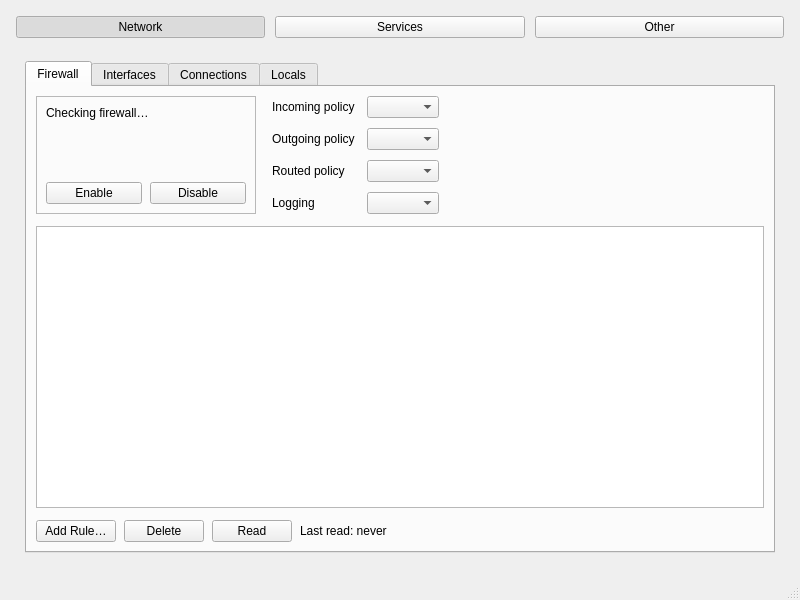
<?xml version="1.0" encoding="UTF-8"?>
<ui version="4.0">
 <class>MainWindow</class>
 <widget class="QMainWindow" name="MainWindow">
  <property name="geometry">
   <rect>
    <x>0</x>
    <y>0</y>
    <width>800</width>
    <height>600</height>
   </rect>
  </property>
  <property name="windowTitle">
   <string>QControl</string>
  </property>
  <widget class="QWidget" name="centralwidget">
   <layout class="QVBoxLayout" name="verticalLayout">
    <property name="spacing">
     <number>14</number>
    </property>
    <property name="leftMargin">
     <number>16</number>
    </property>
    <property name="topMargin">
     <number>16</number>
    </property>
    <property name="rightMargin">
     <number>16</number>
    </property>
    <property name="bottomMargin">
     <number>16</number>
    </property>
    <item>
     <layout class="QHBoxLayout" name="buttonBarLayout">
      <property name="spacing">
       <number>10</number>
      </property>
      <item>
       <widget class="QPushButton" name="btnNetwork">
        <property name="text">
         <string>Network</string>
        </property>
        <property name="checkable">
         <bool>true</bool>
        </property>
        <property name="checked">
         <bool>true</bool>
        </property>
        <property name="autoExclusive">
         <bool>true</bool>
        </property>
       </widget>
      </item>
      <item>
       <widget class="QPushButton" name="btnServices">
        <property name="text">
         <string>Services</string>
        </property>
        <property name="checkable">
         <bool>true</bool>
        </property>
        <property name="autoExclusive">
         <bool>true</bool>
        </property>
       </widget>
      </item>
      <item>
       <widget class="QPushButton" name="btnOther">
        <property name="text">
         <string>Other</string>
        </property>
        <property name="checkable">
         <bool>true</bool>
        </property>
        <property name="autoExclusive">
         <bool>true</bool>
        </property>
       </widget>
      </item>
     </layout>
    </item>
    <item>
      <widget class="QStackedWidget" name="stackedWidget">
       <property name="currentIndex">
        <number>0</number>
      </property>
       <widget class="QWidget" name="pageNetwork">
        <layout class="QVBoxLayout" name="verticalLayoutNetwork">
         <item>
          <widget class="QTabWidget" name="networkTabs">
           <property name="currentIndex">
            <number>0</number>
           </property>
           <widget class="QWidget" name="tabFirewall">
            <attribute name="title">
             <string>Firewall</string>
            </attribute>
            <layout class="QVBoxLayout" name="verticalLayoutFirewall">
             <property name="spacing">
              <number>12</number>
             </property>
             <item>
              <layout class="QHBoxLayout" name="firewallTopLayout">
               <property name="spacing">
                <number>16</number>
               </property>
               <item>
                <widget class="QFrame" name="firewallStatusFrame">
                 <property name="minimumSize">
                  <size>
                   <width>220</width>
                   <height>110</height>
                  </size>
                 </property>
                 <property name="maximumSize">
                  <size>
                   <width>260</width>
                   <height>16777215</height>
                  </size>
                 </property>
                 <property name="frameShape">
                  <enum>QFrame::Shape::StyledPanel</enum>
                 </property>
                 <property name="frameShadow">
                  <enum>QFrame::Shadow::Plain</enum>
                 </property>
                 <layout class="QVBoxLayout" name="firewallStatusLayout">
                  <item>
                   <widget class="QLabel" name="firewallStatusLabel">
                    <property name="text">
                     <string>Checking firewall…</string>
                    </property>
                    <property name="alignment">
                     <set>Qt::AlignmentFlag::AlignTop</set>
                    </property>
                    <property name="wordWrap">
                     <bool>true</bool>
                    </property>
                   </widget>
                  </item>
                  <item>
                   <layout class="QHBoxLayout" name="firewallEnableLayout">
                    <property name="spacing">
                     <number>8</number>
                    </property>
                    <item>
                     <widget class="QPushButton" name="btnFirewallEnable">
                      <property name="toolTip">
                       <string>Enable ufw at boot and start filtering now.</string>
                      </property>
                      <property name="text">
                       <string>Enable</string>
                      </property>
                     </widget>
                    </item>
                    <item>
                     <widget class="QPushButton" name="btnFirewallDisable">
                      <property name="toolTip">
                       <string>Stop ufw filtering. All traffic becomes unfiltered.</string>
                      </property>
                      <property name="text">
                       <string>Disable</string>
                      </property>
                     </widget>
                    </item>
                   </layout>
                  </item>
                 </layout>
                </widget>
               </item>
               <item>
                <layout class="QGridLayout" name="firewallSettingsLayout">
                 <property name="horizontalSpacing">
                  <number>12</number>
                 </property>
                 <property name="verticalSpacing">
                  <number>10</number>
                 </property>
                 <item row="0" column="0">
                  <widget class="QLabel" name="labelPolicyIncoming">
                   <property name="text">
                    <string>Incoming policy</string>
                   </property>
                  </widget>
                 </item>
                 <item row="0" column="1">
                  <widget class="QComboBox" name="comboPolicyIncoming"/>
                 </item>
                 <item row="1" column="0">
                  <widget class="QLabel" name="labelPolicyOutgoing">
                   <property name="text">
                    <string>Outgoing policy</string>
                   </property>
                  </widget>
                 </item>
                 <item row="1" column="1">
                  <widget class="QComboBox" name="comboPolicyOutgoing"/>
                 </item>
                 <item row="2" column="0">
                  <widget class="QLabel" name="labelPolicyRouted">
                   <property name="text">
                    <string>Routed policy</string>
                   </property>
                  </widget>
                 </item>
                 <item row="2" column="1">
                  <widget class="QComboBox" name="comboPolicyRouted"/>
                 </item>
                 <item row="3" column="0">
                  <widget class="QLabel" name="labelLogging">
                   <property name="text">
                    <string>Logging</string>
                   </property>
                  </widget>
                 </item>
                 <item row="3" column="1">
                  <widget class="QComboBox" name="comboLogging"/>
                 </item>
                </layout>
               </item>
               <item>
                <spacer name="firewallTopSpacer">
                 <property name="orientation">
                  <enum>Qt::Orientation::Horizontal</enum>
                 </property>
                 <property name="sizeHint" stdset="0">
                  <size>
                   <width>40</width>
                   <height>20</height>
                  </size>
                 </property>
                </spacer>
               </item>
              </layout>
             </item>
             <item>
              <widget class="QTableView" name="rulesTable">
               <property name="editTriggers">
                <set>QAbstractItemView::EditTrigger::NoEditTriggers</set>
               </property>
               <property name="alternatingRowColors">
                <bool>true</bool>
               </property>
               <property name="selectionMode">
                <enum>QAbstractItemView::SelectionMode::SingleSelection</enum>
               </property>
               <property name="selectionBehavior">
                <enum>QAbstractItemView::SelectionBehavior::SelectRows</enum>
               </property>
               <property name="showGrid">
                <bool>false</bool>
               </property>
               <property name="sortingEnabled">
                <bool>false</bool>
               </property>
              </widget>
             </item>
             <item>
              <layout class="QHBoxLayout" name="firewallRuleButtonsLayout">
               <property name="spacing">
                <number>8</number>
               </property>
               <item>
                <widget class="QPushButton" name="btnAddRule">
                 <property name="text">
                  <string>Add Rule…</string>
                 </property>
                </widget>
               </item>
               <item>
                <widget class="QPushButton" name="btnDeleteRule">
                 <property name="text">
                  <string>Delete</string>
                 </property>
                </widget>
               </item>
               <item>
                <widget class="QPushButton" name="btnReadFirewall">
                 <property name="toolTip">
                  <string>Read ufw rules with admin rights and save them to the local cache.</string>
                 </property>
                 <property name="text">
                  <string>Read</string>
                 </property>
                </widget>
               </item>
               <item>
                <widget class="QLabel" name="firewallLastReadLabel">
                 <property name="text">
                  <string>Last read: never</string>
                 </property>
                </widget>
               </item>
               <item>
                <spacer name="firewallRuleButtonsSpacer">
                 <property name="orientation">
                  <enum>Qt::Orientation::Horizontal</enum>
                 </property>
                 <property name="sizeHint" stdset="0">
                  <size>
                   <width>40</width>
                   <height>20</height>
                  </size>
                 </property>
                </spacer>
               </item>
              </layout>
             </item>
            </layout>
           </widget>
           <widget class="QWidget" name="tabInterfaces">
            <attribute name="title">
             <string>Interfaces</string>
            </attribute>
            <layout class="QVBoxLayout" name="verticalLayoutInterfaces">
             <property name="spacing">
              <number>12</number>
             </property>
             <item>
              <widget class="QTableView" name="interfacesTable">
               <property name="editTriggers">
                <set>QAbstractItemView::EditTrigger::NoEditTriggers</set>
               </property>
               <property name="alternatingRowColors">
                <bool>true</bool>
               </property>
               <property name="selectionMode">
                <enum>QAbstractItemView::SelectionMode::NoSelection</enum>
               </property>
               <property name="showGrid">
                <bool>false</bool>
               </property>
               <property name="sortingEnabled">
                <bool>true</bool>
               </property>
              </widget>
             </item>
            </layout>
           </widget>
           <widget class="QWidget" name="tabConnections">
            <attribute name="title">
             <string>Connections</string>
            </attribute>
            <layout class="QVBoxLayout" name="verticalLayoutConnections">
             <property name="spacing">
              <number>12</number>
             </property>
             <item>
              <widget class="QTableView" name="connectionsTable">
               <property name="editTriggers">
                <set>QAbstractItemView::EditTrigger::NoEditTriggers</set>
               </property>
               <property name="alternatingRowColors">
                <bool>true</bool>
               </property>
               <property name="selectionMode">
                <enum>QAbstractItemView::SelectionMode::SingleSelection</enum>
               </property>
               <property name="selectionBehavior">
                <enum>QAbstractItemView::SelectionBehavior::SelectRows</enum>
               </property>
               <property name="showGrid">
                <bool>false</bool>
               </property>
               <property name="sortingEnabled">
                <bool>false</bool>
               </property>
              </widget>
             </item>
             <item>
              <layout class="QHBoxLayout" name="connectionButtonsLayout">
               <property name="spacing">
                <number>8</number>
               </property>
               <item>
                <widget class="QPushButton" name="btnActivateConnection">
                 <property name="toolTip">
                  <string>Bring the selected connection up. Asks for the admin password only if NetworkManager requires it.</string>
                 </property>
                 <property name="text">
                  <string>Activate</string>
                 </property>
                </widget>
               </item>
               <item>
                <widget class="QPushButton" name="btnDeactivateConnection">
                 <property name="toolTip">
                  <string>Bring the selected connection down.</string>
                 </property>
                 <property name="text">
                  <string>Deactivate</string>
                 </property>
                </widget>
               </item>
               <item>
                <widget class="QPushButton" name="btnRefreshConnections">
                 <property name="text">
                  <string>Refresh</string>
                 </property>
                </widget>
               </item>
               <item>
                <spacer name="connectionButtonsSpacer">
                 <property name="orientation">
                  <enum>Qt::Orientation::Horizontal</enum>
                 </property>
                 <property name="sizeHint" stdset="0">
                  <size>
                   <width>40</width>
                   <height>20</height>
                  </size>
                 </property>
                </spacer>
               </item>
              </layout>
             </item>
            </layout>
            </widget>
            <widget class="QWidget" name="tabLocals">
             <attribute name="title">
              <string>Locals</string>
             </attribute>
             <layout class="QVBoxLayout" name="verticalLayoutLocals">
              <property name="spacing">
               <number>12</number>
              </property>
              <item>
               <widget class="QTableView" name="localsTable">
                <property name="editTriggers">
                 <set>QAbstractItemView::EditTrigger::NoEditTriggers</set>
                </property>
                <property name="alternatingRowColors">
                 <bool>true</bool>
                </property>
                <property name="selectionMode">
                 <enum>QAbstractItemView::SelectionMode::NoSelection</enum>
                </property>
                <property name="showGrid">
                 <bool>false</bool>
                </property>
                <property name="sortingEnabled">
                 <bool>false</bool>
                </property>
               </widget>
              </item>
              <item>
               <widget class="QLabel" name="localsWarningLabel">
                <property name="visible">
                 <bool>false</bool>
                </property>
                <property name="wordWrap">
                 <bool>true</bool>
                </property>
               </widget>
              </item>
              <item>
               <layout class="QHBoxLayout" name="localsButtonsLayout">
                <property name="spacing">
                 <number>8</number>
                </property>
                <item>
                 <widget class="QLabel" name="labelLocalsScope">
                  <property name="text">
                   <string>Scope</string>
                  </property>
                 </widget>
                </item>
                <item>
                 <widget class="QComboBox" name="comboLocalsScope">
                  <property name="toolTip">
                   <string>Routed subnet scans the whole subnet from the kernel route (can be large). Local /24 scans only the /24 that contains this computer's address.</string>
                  </property>
                 </widget>
                </item>
                <item>
                 <widget class="QPushButton" name="btnScanLocals">
                  <property name="toolTip">
                   <string>Scan the local network with arp-scan and nmap. Asks for the admin password.</string>
                  </property>
                  <property name="text">
                   <string>Scan</string>
                  </property>
                 </widget>
                </item>
                <item>
                 <widget class="QLabel" name="localsLastScanLabel">
                  <property name="text">
                   <string>Last scan: never</string>
                  </property>
                 </widget>
                </item>
                <item>
                 <spacer name="localsButtonsSpacer">
                  <property name="orientation">
                   <enum>Qt::Orientation::Horizontal</enum>
                  </property>
                  <property name="sizeHint" stdset="0">
                   <size>
                    <width>40</width>
                    <height>20</height>
                   </size>
                  </property>
                 </spacer>
                </item>
               </layout>
              </item>
             </layout>
            </widget>
           </widget>
          </item>
         </layout>
         </widget>
       <widget class="QWidget" name="pageServices">
       <layout class="QVBoxLayout" name="verticalLayoutServices">
        <property name="spacing">
         <number>12</number>
        </property>
        <item>
         <layout class="QHBoxLayout" name="servicesTopLayout">
          <property name="spacing">
           <number>16</number>
          </property>
          <item>
           <layout class="QVBoxLayout" name="servicesListLayout">
            <property name="spacing">
             <number>10</number>
            </property>
            <item>
             <widget class="QTableView" name="servicesTable">
              <property name="editTriggers">
               <set>QAbstractItemView::EditTrigger::NoEditTriggers</set>
              </property>
              <property name="alternatingRowColors">
               <bool>true</bool>
              </property>
              <property name="selectionMode">
               <enum>QAbstractItemView::SelectionMode::SingleSelection</enum>
              </property>
              <property name="selectionBehavior">
               <enum>QAbstractItemView::SelectionBehavior::SelectRows</enum>
              </property>
              <property name="showGrid">
               <bool>false</bool>
              </property>
              <property name="sortingEnabled">
               <bool>true</bool>
              </property>
             </widget>
            </item>
            <item>
             <layout class="QHBoxLayout" name="serviceActionsLayout">
              <property name="spacing">
               <number>8</number>
              </property>
              <item>
               <widget class="QPushButton" name="btnStartService">
                <property name="text">
                 <string>Start</string>
                </property>
               </widget>
              </item>
              <item>
               <widget class="QPushButton" name="btnStopService">
                <property name="text">
                 <string>Stop</string>
                </property>
               </widget>
              </item>
              <item>
               <widget class="QPushButton" name="btnEnableService">
                <property name="toolTip">
                 <string>Enable this service at boot; this does not start it now.</string>
                </property>
                <property name="text">
                 <string>Enable</string>
                </property>
               </widget>
              </item>
              <item>
               <widget class="QPushButton" name="btnDisableService">
                <property name="toolTip">
                 <string>Disable this service at boot; this does not stop it now.</string>
                </property>
                <property name="text">
                 <string>Disable</string>
                </property>
               </widget>
              </item>
              <item>
               <widget class="QPushButton" name="btnRefreshServices">
                <property name="text">
                 <string>Refresh</string>
                </property>
               </widget>
              </item>
              <item>
               <spacer name="serviceActionsSpacer">
                <property name="orientation">
                 <enum>Qt::Orientation::Horizontal</enum>
                </property>
                <property name="sizeHint" stdset="0">
                 <size>
                  <width>40</width>
                  <height>20</height>
                 </size>
                </property>
               </spacer>
              </item>
             </layout>
            </item>
           </layout>
          </item>
          <item>
           <widget class="QFrame" name="criticalWarningFrame">
            <property name="minimumSize">
             <size>
              <width>220</width>
              <height>110</height>
             </size>
            </property>
            <property name="maximumSize">
             <size>
              <width>260</width>
              <height>16777215</height>
             </size>
            </property>
            <property name="frameShape">
             <enum>QFrame::Shape::StyledPanel</enum>
            </property>
            <property name="frameShadow">
             <enum>QFrame::Shadow::Plain</enum>
            </property>
            <layout class="QVBoxLayout" name="criticalWarningLayout">
             <item>
              <widget class="QLabel" name="criticalStatusLabel">
               <property name="text">
                <string>Checking critical services…</string>
               </property>
               <property name="alignment">
                <set>Qt::AlignmentFlag::AlignTop</set>
               </property>
               <property name="wordWrap">
                <bool>true</bool>
               </property>
              </widget>
             </item>
            </layout>
           </widget>
          </item>
         </layout>
        </item>
        <item>
         <widget class="QWidget" name="servicesBottomPlaceholder" native="true">
          <property name="sizePolicy">
           <sizepolicy hsizetype="Expanding" vsizetype="Preferred">
            <horstretch>0</horstretch>
            <verstretch>0</verstretch>
           </sizepolicy>
          </property>
          <property name="minimumSize">
           <size>
            <width>0</width>
            <height>70</height>
           </size>
          </property>
         </widget>
        </item>
       </layout>
      </widget>
      <widget class="QWidget" name="pageOther">
       <layout class="QVBoxLayout" name="verticalLayoutOther">
        <item>
         <widget class="QLabel" name="labelOther">
          <property name="text">
           <string>Welcome to the Other page</string>
          </property>
          <property name="alignment">
           <set>Qt::AlignmentFlag::AlignCenter</set>
          </property>
         </widget>
        </item>
       </layout>
      </widget>
     </widget>
    </item>
   </layout>
  </widget>
  <widget class="QMenuBar" name="menubar">
   <property name="geometry">
    <rect>
     <x>0</x>
     <y>0</y>
     <width>800</width>
     <height>22</height>
    </rect>
   </property>
  </widget>
  <widget class="QStatusBar" name="statusbar"/>
 </widget>
 <resources/>
 <connections/>
</ui>
